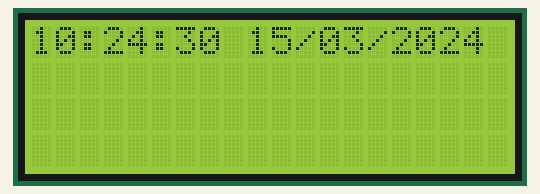
A sketch run on a simulated Arduino Uno, built with avr-gcc and run on an emulated ATmega328P. Parts: 20×4 character LCD. The local clock reads 2024-03-15 10:24:30 at power-on unless the sketch sets it.

Above: at 0.1 s.
At 4.1 s:
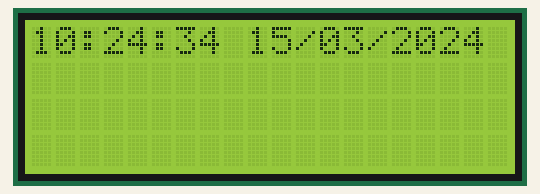
At 11.2 s:
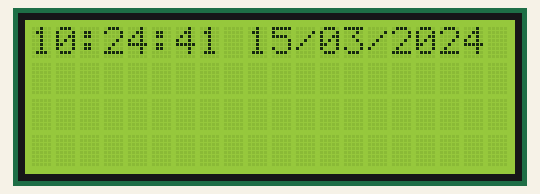
At 19.2 s:
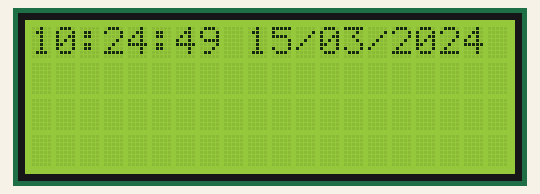
At 29.2 s:
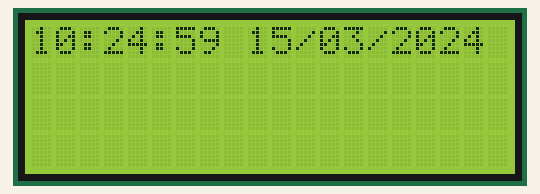
At 38.3 s:
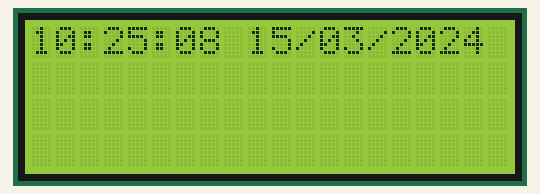

Measured:
- what the display in image 1 shows lasts 1.0 s, from 4.1 s to 5.1 s

The sketch:

DS1307.ino
```cpp
// CONNECTIONS:
// DS1307 SDA --> SDA
// DS1307 SCL --> SCL
// DS1307 VCC --> 5v
// DS1307 GND --> GND

#define countof(a) (sizeof(a) / sizeof(a[0]))

#include <Wire.h> // must be included here so that Arduino library object file references work
#include <RtcDS1307.h>
#include <LiquidCrystal.h>

RtcDS1307<TwoWire> Rtc(Wire);

const int rs = 9, en = 8, d4 = 7, d5 = 6, d6 = 5, d7 = 4;
LiquidCrystal lcd(rs, en, d4, d5, d6, d7);

void setup ()
{
  lcd.begin(20, 4);
  Rtc.Begin();

  if (!Rtc.IsDateTimeValid())
  {
    if (Rtc.LastError() != 0)
    {
      // we have a communications error
      // see https://www.arduino.cc/en/Reference/WireEndTransmission for
      // what the number means
      lcd.setCursor(0, 2);  lcd.print("COMM.ERROR ");  lcd.print(Rtc.LastError());
    }
    else
    {
      lcd.setCursor(0, 2);
      lcd.print("RTC lost confidence!");
      //      Rtc.SetDateTime(compiled);
    }
  }

  if (!Rtc.GetIsRunning())
  {
    lcd.setCursor(0, 2);    lcd.print("RTC starting NOW   ");
    Rtc.SetIsRunning(true);
  }
  //   Rtc.SetDateTime(compiled);

  // never assume the Rtc was last configured by you, so
  // just clear them to your needed state
  // not needed in our project (Smart_Automated_Irrigation_System)
  Rtc.SetSquareWavePin(DS1307SquareWaveOut_Low);
}

void loop ()
{
  if (!Rtc.IsDateTimeValid())
  {
    if (Rtc.LastError() != 0)
    {
      // we have a communications error
      // see https://www.arduino.cc/en/Reference/WireEndTransmission for
      // what the number means
      lcd.setCursor(0, 2);
      lcd.print("RTC comm.error = ");
      lcd.print(Rtc.LastError());
    }
    else
    {
      // Common Causes:
      //    1) the battery on the device is low or even missing and the power line was disconnected
      //      Serial.println("RTC lost confidence in the DateTime!");
      lcd.setCursor(0, 2);      lcd.print("RTC lost confidence!");
    }
  }

  RtcDateTime now = Rtc.GetDateTime();
  printDateTime(now);
  delay(1000);
}

void printDateTime(const RtcDateTime& dt)
{
  char datestring[20];

  snprintf_P(datestring,
             countof(datestring),
             PSTR("%02u:%02u:%02u %02u/%02u/%04u"),

             dt.Hour(),
             dt.Minute(),
             dt.Second(),
             dt.Day(),
             dt.Month(),
             dt.Year());
  lcd.setCursor(0, 0);
  lcd.print(datestring);
}
```
